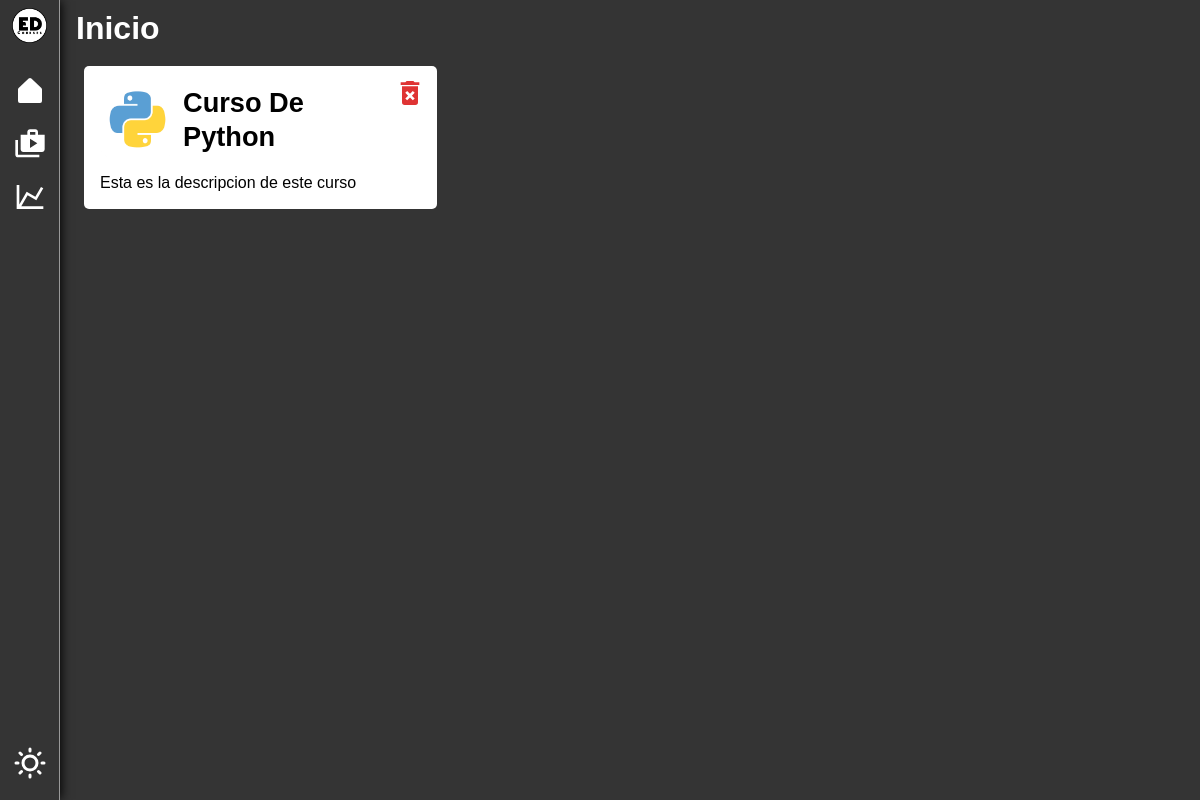
Page / (signed in) on the earlier database version.
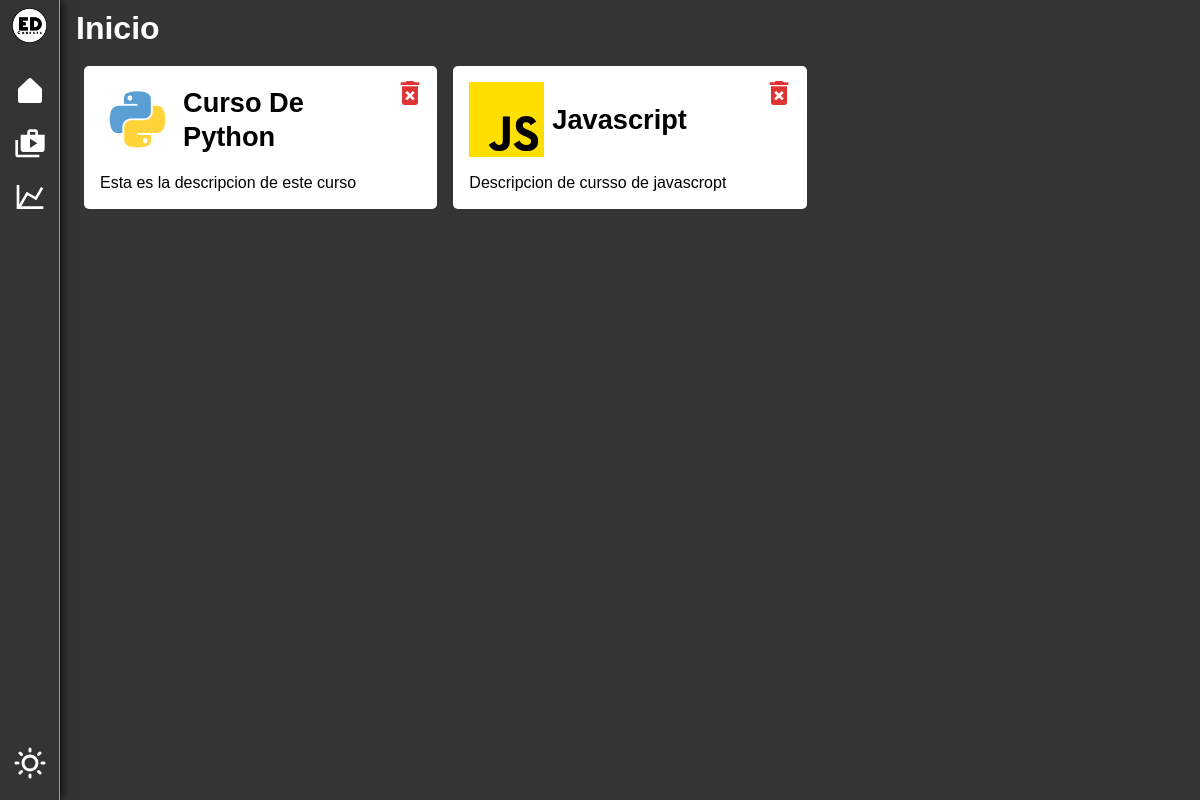
Same page on the later database version.
### page/models.py (models this page shows, shortened)
class Inscripcion(models.Model):
    id_alumno = models.ForeignKey(User, on_delete=models.CASCADE)
    id_curso = models.ForeignKey(Curso, on_delete=models.CASCADE)
    class Meta:
        unique_together = ['id_alumno', 'id_curso']

class Curso(models.Model):
    img_curso = models.FileField(upload_to="imgs/")
    docente = models.ForeignKey(User, on_delete=models.CASCADE)
    nombre_curso = models.CharField(max_length=50)
    descripcion_curso = models.TextField()
    fecha_inicio_curso = models.DateTimeField(
        auto_now=False, auto_now_add=False)
    fecha_fin_curso = models.DateTimeField(auto_now=False, auto_now_add=False)
    fecha_creacion_curso = models.DateTimeField(
        auto_now=False, auto_now_add=True)
    def __str__(self):
        return self.nombre_curso

### page/views.py (the view)
# urls.py: path('', views.home, name="home"),
@login_required
def home(request):
    is_user = get_object_or_404(UserRole, user=request.user)
    if is_user.role == "docente":
        cursos = Curso.objects.filter(docente=request.user)
        return render(request, "vista_docente/home.html", {
            "cursos": cursos
        })
    elif is_user.role == "alumno":
        cursos_inscriptos = Inscripcion.objects.filter(id_alumno=request.user)
        print(request.user.id)
        return render(request, "home.html", {
            "cursos": cursos_inscriptos,
        })

### page/templates/home.html (shortened to what this page needs)
{% extends 'bases/base.html' %} {% load static %}
{% block header %}
<h1>Inicio</h1>
{% endblock %}
{% block content %}
<section class="cards-grid">
  {% for curso in cursos %}
  <a class="card" href="{% url 'tarea' curso.id_curso %}">
    <img
      class="card__image"
      src="{{curso.id_curso.img_curso.url}}"
      width="75"
    />
    <p class="card__title">{{curso.id_curso.nombre_curso}}</p>
    <p class="card__description">{{curso.id_curso.descripcion_curso}}</p>
    <form
      class="card__unsubscribe"
      action="{% url 'desinscribirse' curso.id %}"
      method="post"
    >
      <button class="card__unsubscribe__button">
      </button>
    </form>
  </a>
  {% endfor %}
</section>
{% endblock %}

### page/templates/bases/base.html (shortened to what this page needs)
{% load static %}
<!doctype html>
<html lang="en">
  <head>
    <link rel="stylesheet" href="{% static 'css/normalize.css' %}" />
    <link rel="stylesheet" href="{% static 'css/layout.css' %}" />
    <link rel="stylesheet" href="{% static 'css/dark.css' %}" />
    <link rel="stylesheet" href="{% static 'css/base.css' %}" />
  </head>
  <body>
    <div class="layout">
      <header>{% block header %} {% endblock %}</header>
      <main>{% block content %} {% endblock %}</main>
      <nav class="nav">
        <div class="nav__container">
          <img
            class="nav__logo"
            src="{% static 'imgs/Logo-254px.webp' %}"
            width="35"
          />
          <ol class="nav__list">
            <li class="nav__item">
              <a
                class="nav__item-link"
                data-title="Home"
                href="{% url 'home' %}"
              >
                <svg
                  xmlns="http://www.w3.org/2000/svg"
                  width="32"
                  height="32"
                  viewBox="0 0 256 256"
                >
                  <path
                    fill="#ffffff"
                    d="M224 115.55V208a16 16 0 0 1-16 16H48a16 16 0 0 1-16-16v-92.45a16 16 0 0 1 5.17-11.78l80-75.48l.11-.11a16 16 0 0 1 21.53 0a1.14 1.14 0 0 0 .11.11l80 75.48a16 16 0 0 1 5.08 11.78Z"
                  />
                </svg>
              </a>
            </li>
            <li>
              <a
                class="nav__item-link"
                data-title="Courses"
                href="{% url 'cursos' %}"
              >
                <svg
                  xmlns="http://www.w3.org/2000/svg"
                  width="32"
                  height="32"
                  viewBox="0 0 24 24"
                >
                  <path
                    fill="#ffffff"
                    d="M3 9H1v11c0 1.11.89 2 2 2h16v-2H3V9z"
                  />
                  <path
                    fill="#ffffff"
                    d="M18 5V3c0-1.11-.89-2-2-2h-4c-1.11 0-2 .89-2 2v2H5v11c0 1.11.89 2 2 2h14c1.11 0 2-.89 2-2V5h-5zm-6-2h4v2h-4V3zm0 12V8l5.5 3.5L12 15z"
                  />
                </svg>
              </a>
            </li>
            <li>
              <a
                class="nav__item-link"
                data-title="Puntajes"
                href="{% url 'puntajes' %}"
              >
                <svg
                  xmlns="http://www.w3.org/2000/svg"
                  width="32"
                  height="32"
                  viewBox="0 0 24 24"
                >
                  <path
                    fill="#ffffff"
                    d="m16 11.78l4.24-7.33l1.73 1l-5.23 9.05l-6.51-3.75L5.46 19H22v2H2V3h2v14.54L9.5 8l6.5 3.78Z"
                  />
                </svg>
              </a>
            </li>
          </ol>
          <button class="theme-switcher">
          </button>
        </div>
      </nav>
    </div>
  </body>
</html>

### page/static/css/layout.css (style rules this page uses)
.layout { min-height: 100vh; display: grid; grid-template-columns: 60px 1fr; grid-template-rows: 50px 50px 1fr; background: var(--background); color: white; }
.nav { grid-row: 1 / span 3; border-right: 1px solid #999; box-shadow: 2px 0 10px -1px #000; }
.nav__container { position: sticky; height: 100vh; padding: 0.5rem 5px; display: flex; flex-direction: column; align-items: center; gap: 2rem; }
.nav__list { height: 100%; gap: 1rem; }
.nav__item-link[data-title] { position: relative; z-index: 10; }
.theme-switcher { background: none; width: 100%; padding: 0.5rem; border: none; border-radius: 5px; cursor: pointer; transition: background 100ms ease; }
.layout header { padding: 0.5rem 1rem; grid-row: span 1; }
.layout main { padding: 1rem 0.5rem; grid-row: span 2; }

### page/static/css/base.css (style rules this page uses)
.cards-grid { padding: 0 1rem; display: grid; grid-template-columns: repeat(3, 1fr); gap: 1rem; }
.card { position: relative; display: grid; grid-template-columns: 75px 1fr; grid-row-gap: 1rem; background: white; border-radius: 5px; padding: 1rem; color: black; box-shadow: 0px 0px 0px #0000; }
.card__title { align-self: center; font-size: 1.7rem; font-weight: bold; text-transform: capitalize; padding-left: 0.5rem; padding-right: 1.8rem; }
.card__description { grid-column: span 2; }
.card__unsubscribe { position: absolute; top: 0.7rem; right: 0.7rem; }
.card__unsubscribe__button { cursor: pointer; background: none; border: none; }

### page/static/css/dark.css (style rules this page uses)
:root { --background: #343434; --navbar-tooltip-color: #EEE; --primary: #5bbded; --primary-hover: #4fa6d0; --primary-foreground: white; --danger: #ed625b; --danger-hover: #d05650; --danger-foreground: white; }

Differences in the rows shown:
added Inscripcion: id_curso.img_curso (picture), id_curso.nombre_curso "Javascript", id_curso.descripcion_curso "Descripcion de cursso de javascropt"
